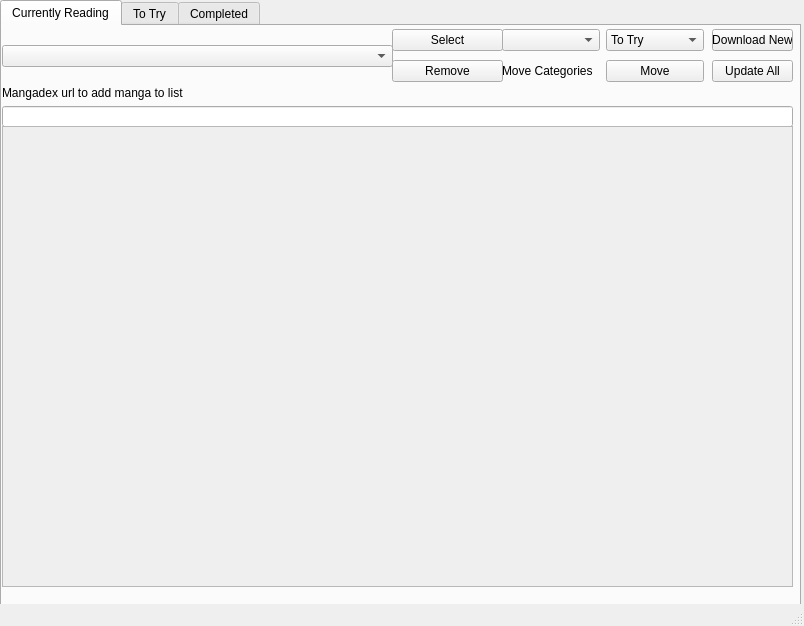
<?xml version="1.0" encoding="UTF-8"?>
<ui version="4.0">
 <class>gui</class>
 <widget class="QMainWindow" name="gui">
  <property name="geometry">
   <rect>
    <x>0</x>
    <y>0</y>
    <width>804</width>
    <height>626</height>
   </rect>
  </property>
  <property name="windowTitle">
   <string>personal-mangadex-list</string>
  </property>
  <widget class="QWidget" name="centralwidget">
   <widget class="QTabWidget" name="tabWidget">
    <property name="geometry">
     <rect>
      <x>0</x>
      <y>0</y>
      <width>801</width>
      <height>611</height>
     </rect>
    </property>
    <property name="currentIndex">
     <number>0</number>
    </property>
    <widget class="QWidget" name="CurrentlyReading">
     <attribute name="title">
      <string>Currently Reading</string>
     </attribute>
     <widget class="QWidget" name="verticalLayoutWidget_2">
      <property name="geometry">
       <rect>
        <x>0</x>
        <y>60</y>
        <width>791</width>
        <height>41</height>
       </rect>
      </property>
      <layout class="QVBoxLayout" name="Urladd_1">
       <item>
        <widget class="QLabel" name="urlText_1">
         <property name="text">
          <string>Mangadex url to add manga to list</string>
         </property>
        </widget>
       </item>
       <item>
        <widget class="QLineEdit" name="url_1"/>
       </item>
      </layout>
     </widget>
     <widget class="QScrollArea" name="Description_1">
      <property name="geometry">
       <rect>
        <x>0</x>
        <y>100</y>
        <width>791</width>
        <height>461</height>
       </rect>
      </property>
      <property name="widgetResizable">
       <bool>true</bool>
      </property>
      <widget class="QWidget" name="DescriptionContents_1">
       <property name="geometry">
        <rect>
         <x>0</x>
         <y>0</y>
         <width>789</width>
         <height>459</height>
        </rect>
       </property>
      </widget>
     </widget>
     <widget class="QWidget" name="verticalLayoutWidget">
      <property name="geometry">
       <rect>
        <x>0</x>
        <y>0</y>
        <width>391</width>
        <height>61</height>
       </rect>
      </property>
      <layout class="QHBoxLayout" name="ChooseManga_1">
       <item>
        <widget class="QComboBox" name="Mangaselect_1"/>
       </item>
      </layout>
     </widget>
     <widget class="QWidget" name="gridLayoutWidget_5">
      <property name="geometry">
       <rect>
        <x>500</x>
        <y>0</y>
        <width>202</width>
        <height>61</height>
       </rect>
      </property>
      <layout class="QGridLayout" name="movegrid_1">
       <item row="0" column="1">
        <widget class="QComboBox" name="category_1">
         <property name="whatsThis">
          <string>&lt;html&gt;&lt;head/&gt;&lt;body&gt;&lt;p&gt;&lt;br/&gt;&lt;/p&gt;&lt;/body&gt;&lt;/html&gt;</string>
         </property>
         <item>
          <property name="text">
           <string>To Try</string>
          </property>
         </item>
         <item>
          <property name="text">
           <string>Completed</string>
          </property>
         </item>
        </widget>
       </item>
       <item row="1" column="1">
        <widget class="QPushButton" name="confirmmove_1">
         <property name="text">
          <string>Move</string>
         </property>
        </widget>
       </item>
       <item row="1" column="0">
        <widget class="QLabel" name="MoveCategories_1">
         <property name="text">
          <string>Move Categories</string>
         </property>
        </widget>
       </item>
       <item row="0" column="0">
        <widget class="QComboBox" name="manga_1"/>
       </item>
      </layout>
     </widget>
     <widget class="QWidget" name="verticalLayoutWidget_9">
      <property name="geometry">
       <rect>
        <x>710</x>
        <y>0</y>
        <width>81</width>
        <height>61</height>
       </rect>
      </property>
      <layout class="QVBoxLayout" name="updateanddownload_1">
       <item>
        <widget class="QPushButton" name="downloadnew_1">
         <property name="text">
          <string>Download New</string>
         </property>
        </widget>
       </item>
       <item>
        <widget class="QPushButton" name="updateall_1">
         <property name="text">
          <string>Update All</string>
         </property>
        </widget>
       </item>
      </layout>
     </widget>
     <widget class="QWidget" name="verticalLayoutWidget_7">
      <property name="geometry">
       <rect>
        <x>390</x>
        <y>0</y>
        <width>111</width>
        <height>61</height>
       </rect>
      </property>
      <layout class="QVBoxLayout" name="verticalLayout_4">
       <item>
        <widget class="QPushButton" name="Select_1">
         <property name="text">
          <string>Select</string>
         </property>
        </widget>
       </item>
       <item>
        <widget class="QPushButton" name="Remove_1">
         <property name="text">
          <string>Remove</string>
         </property>
        </widget>
       </item>
      </layout>
     </widget>
    </widget>
    <widget class="QWidget" name="ToTry">
     <attribute name="title">
      <string>To Try</string>
     </attribute>
     <widget class="QWidget" name="verticalLayoutWidget_10">
      <property name="geometry">
       <rect>
        <x>0</x>
        <y>0</y>
        <width>391</width>
        <height>61</height>
       </rect>
      </property>
      <layout class="QHBoxLayout" name="ChooseManga_2">
       <item>
        <widget class="QComboBox" name="Mangaselect_2"/>
       </item>
      </layout>
     </widget>
     <widget class="QScrollArea" name="Description_2">
      <property name="geometry">
       <rect>
        <x>0</x>
        <y>100</y>
        <width>791</width>
        <height>461</height>
       </rect>
      </property>
      <property name="widgetResizable">
       <bool>true</bool>
      </property>
      <widget class="QWidget" name="DescriptionContents_2">
       <property name="geometry">
        <rect>
         <x>0</x>
         <y>0</y>
         <width>789</width>
         <height>459</height>
        </rect>
       </property>
      </widget>
     </widget>
     <widget class="QWidget" name="gridLayoutWidget_6">
      <property name="geometry">
       <rect>
        <x>500</x>
        <y>0</y>
        <width>202</width>
        <height>61</height>
       </rect>
      </property>
      <layout class="QGridLayout" name="movegrid_2">
       <item row="0" column="1">
        <widget class="QComboBox" name="category_2">
         <property name="whatsThis">
          <string>&lt;html&gt;&lt;head/&gt;&lt;body&gt;&lt;p&gt;&lt;br/&gt;&lt;/p&gt;&lt;/body&gt;&lt;/html&gt;</string>
         </property>
         <item>
          <property name="text">
           <string>Currently Reading</string>
          </property>
         </item>
         <item>
          <property name="text">
           <string>Completed</string>
          </property>
         </item>
        </widget>
       </item>
       <item row="1" column="1">
        <widget class="QPushButton" name="confirmmove_2">
         <property name="text">
          <string>Move</string>
         </property>
        </widget>
       </item>
       <item row="1" column="0">
        <widget class="QLabel" name="MoveCategories_2">
         <property name="text">
          <string>Move Categories</string>
         </property>
        </widget>
       </item>
       <item row="0" column="0">
        <widget class="QComboBox" name="manga_2"/>
       </item>
      </layout>
     </widget>
     <widget class="QWidget" name="verticalLayoutWidget_11">
      <property name="geometry">
       <rect>
        <x>710</x>
        <y>0</y>
        <width>81</width>
        <height>61</height>
       </rect>
      </property>
      <layout class="QVBoxLayout" name="updateanddownload_2">
       <item>
        <widget class="QPushButton" name="downloadnew_2">
         <property name="text">
          <string>Download New</string>
         </property>
        </widget>
       </item>
       <item>
        <widget class="QPushButton" name="updateall_2">
         <property name="text">
          <string>Update All</string>
         </property>
        </widget>
       </item>
      </layout>
     </widget>
     <widget class="QWidget" name="verticalLayoutWidget_3">
      <property name="geometry">
       <rect>
        <x>0</x>
        <y>60</y>
        <width>791</width>
        <height>41</height>
       </rect>
      </property>
      <layout class="QVBoxLayout" name="Urladd_2">
       <item>
        <widget class="QLabel" name="urlText_2">
         <property name="text">
          <string>Mangadex url to add manga to list</string>
         </property>
        </widget>
       </item>
       <item>
        <widget class="QLineEdit" name="url_2"/>
       </item>
      </layout>
     </widget>
     <widget class="QWidget" name="verticalLayoutWidget_6">
      <property name="geometry">
       <rect>
        <x>390</x>
        <y>0</y>
        <width>111</width>
        <height>61</height>
       </rect>
      </property>
      <layout class="QVBoxLayout" name="verticalLayout_3">
       <item>
        <widget class="QPushButton" name="Select_2">
         <property name="text">
          <string>Select</string>
         </property>
        </widget>
       </item>
       <item>
        <widget class="QPushButton" name="Remove_2">
         <property name="text">
          <string>Remove</string>
         </property>
        </widget>
       </item>
      </layout>
     </widget>
    </widget>
    <widget class="QWidget" name="Completed">
     <attribute name="title">
      <string>Completed</string>
     </attribute>
     <widget class="QWidget" name="gridLayoutWidget_7">
      <property name="geometry">
       <rect>
        <x>500</x>
        <y>0</y>
        <width>202</width>
        <height>61</height>
       </rect>
      </property>
      <layout class="QGridLayout" name="movegrid_3">
       <item row="0" column="1">
        <widget class="QComboBox" name="category_3">
         <property name="whatsThis">
          <string>&lt;html&gt;&lt;head/&gt;&lt;body&gt;&lt;p&gt;&lt;br/&gt;&lt;/p&gt;&lt;/body&gt;&lt;/html&gt;</string>
         </property>
         <item>
          <property name="text">
           <string>Currently Reading</string>
          </property>
         </item>
         <item>
          <property name="text">
           <string>To Try</string>
          </property>
         </item>
        </widget>
       </item>
       <item row="1" column="1">
        <widget class="QPushButton" name="confirmmove_3">
         <property name="text">
          <string>Move</string>
         </property>
        </widget>
       </item>
       <item row="1" column="0">
        <widget class="QLabel" name="MoveCategories_3">
         <property name="text">
          <string>Move Categories</string>
         </property>
        </widget>
       </item>
       <item row="0" column="0">
        <widget class="QComboBox" name="manga_3"/>
       </item>
      </layout>
     </widget>
     <widget class="QWidget" name="verticalLayoutWidget_13">
      <property name="geometry">
       <rect>
        <x>0</x>
        <y>0</y>
        <width>391</width>
        <height>61</height>
       </rect>
      </property>
      <layout class="QHBoxLayout" name="ChooseManga_3">
       <item>
        <widget class="QComboBox" name="Mangaselect_3"/>
       </item>
      </layout>
     </widget>
     <widget class="QScrollArea" name="Description_3">
      <property name="geometry">
       <rect>
        <x>0</x>
        <y>100</y>
        <width>791</width>
        <height>461</height>
       </rect>
      </property>
      <property name="widgetResizable">
       <bool>true</bool>
      </property>
      <widget class="QWidget" name="DescriptionContents_3">
       <property name="geometry">
        <rect>
         <x>0</x>
         <y>0</y>
         <width>789</width>
         <height>459</height>
        </rect>
       </property>
      </widget>
     </widget>
     <widget class="QWidget" name="verticalLayoutWidget_12">
      <property name="geometry">
       <rect>
        <x>710</x>
        <y>0</y>
        <width>81</width>
        <height>61</height>
       </rect>
      </property>
      <layout class="QVBoxLayout" name="updateanddownload_3">
       <item>
        <widget class="QPushButton" name="downloadnew_3">
         <property name="text">
          <string>Download New</string>
         </property>
        </widget>
       </item>
       <item>
        <widget class="QPushButton" name="updateall_3">
         <property name="text">
          <string>Update All</string>
         </property>
        </widget>
       </item>
      </layout>
     </widget>
     <widget class="QWidget" name="verticalLayoutWidget_4">
      <property name="geometry">
       <rect>
        <x>0</x>
        <y>60</y>
        <width>791</width>
        <height>41</height>
       </rect>
      </property>
      <layout class="QVBoxLayout" name="Urladd_3">
       <item>
        <widget class="QLabel" name="urlText_3">
         <property name="text">
          <string>Mangadex url to add manga to list</string>
         </property>
        </widget>
       </item>
       <item>
        <widget class="QLineEdit" name="url_3"/>
       </item>
      </layout>
     </widget>
     <widget class="QWidget" name="verticalLayoutWidget_5">
      <property name="geometry">
       <rect>
        <x>390</x>
        <y>0</y>
        <width>111</width>
        <height>61</height>
       </rect>
      </property>
      <layout class="QVBoxLayout" name="verticalLayout">
       <item>
        <widget class="QPushButton" name="Select_3">
         <property name="text">
          <string>Select</string>
         </property>
        </widget>
       </item>
       <item>
        <widget class="QPushButton" name="Remove_3">
         <property name="text">
          <string>Remove</string>
         </property>
        </widget>
       </item>
      </layout>
     </widget>
    </widget>
   </widget>
  </widget>
  <widget class="QMenuBar" name="menubar">
   <property name="geometry">
    <rect>
     <x>0</x>
     <y>0</y>
     <width>804</width>
     <height>21</height>
    </rect>
   </property>
  </widget>
  <widget class="QStatusBar" name="statusbar"/>
 </widget>
 <resources/>
 <connections/>
</ui>
